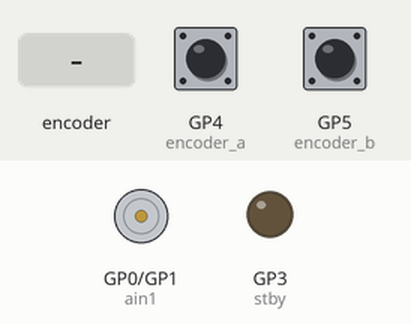
Simulated run of this program. Board: Raspberry Pi Pico running MicroPython. Shown: motor-driver pin pairs drawn as motors (green arrow = first pin HIGH = forward, orange = second pin HIGH = backward, longer = more drive, scaled by the enable pin, stopped while the standby pin is LOW), output pins drawn as LEDs (lit = HIGH). The inputs (shaded band) are chosen by the test bench; at power-on: GP4 (encoder_a) HIGH, GP5 (encoder_b) HIGH. WiFi joins after 1.5 s; one TCP client connects 1 s after the port opens and stays connected; what the program prints to the serial console is not drawn.

Above: at 2.9 s.
3.0 s: rotary encoder on GP4 (encoder_a) / GP5 (encoder_b) turned 1 step (first pin leading)
At 4.3 s:
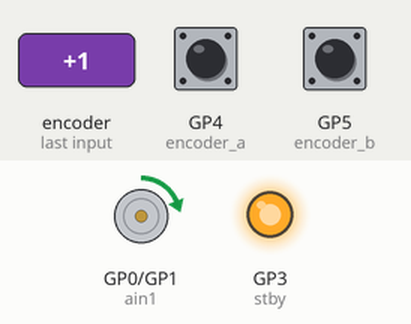
4.7 s: rotary encoder on GP4 (encoder_a) / GP5 (encoder_b) turned 2 steps (second pin leading)
At 5.7 s:
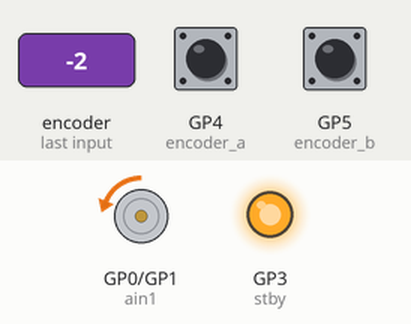
Timing chart, 0 to 7.7 s (numbered marks = the images above; inputs shaded):
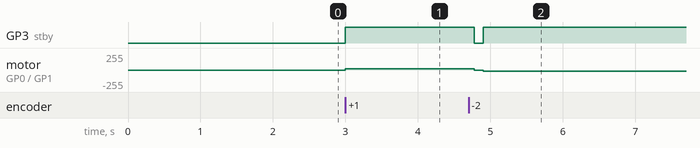

Measured:
- after the input at 3.0 s, GP3 (stby): LOW → HIGH at once; motor on GP0 (ain1) / GP1 (ain2): stopped → forward 19/255 at once
- after the input at 4.7 s, GP3 (stby): HIGH → LOW after 0.08 s, → HIGH 0.12 s later; motor on GP0 (ain1) / GP1 (ain2): forward 19/255 → stopped after 0.08 s, → backward 19/255 0.12 s later

The program:

picoW.py
```python
from machine import Pin, PWM
import time
import network
import socket
import gc  # ソケット解放に必要

# --- Wi-Fi接続設定 ---
ssid = 'yourssid'
password = 'yourpass'
wlan = network.WLAN(network.STA_IF)
wlan.active(True)
wlan.connect(ssid, password)
while not wlan.isconnected():
    pass
print('Connected on', wlan.ifconfig()[0])

# --- モーター制御ピン設定 ---
ain1 = Pin(0, Pin.OUT)
ain2 = Pin(1, Pin.OUT)
pwma = PWM(Pin(2))
stby = Pin(3, Pin.OUT)
pwma.freq(1000)

# --- エンコーダ設定 ---
pulse_count = 0
last_a = 0
last_b = 0
PULSES_PER_REV = 48 * 8.5  # ギア比補正済み

def encoder_callback(pin):
    global pulse_count, last_a, last_b
    a = encoder_a.value()
    b = encoder_b.value()
    if pin == encoder_a:
        if a != last_a:
            pulse_count += 1 if a == b else -1
            last_a = a
    elif pin == encoder_b:
        if b != last_b:
            pulse_count += 1 if a != b else -1
            last_b = b

encoder_a = Pin(4, Pin.IN, Pin.PULL_UP)
encoder_b = Pin(5, Pin.IN, Pin.PULL_UP)
last_a = encoder_a.value()
last_b = encoder_b.value()
encoder_a.irq(trigger=Pin.IRQ_RISING | Pin.IRQ_FALLING, handler=encoder_callback)
encoder_b.irq(trigger=Pin.IRQ_RISING | Pin.IRQ_FALLING, handler=encoder_callback)

# --- モーター制御関数 ---
def motor_forward(speed):
    stby.value(1)
    ain1.value(1)
    ain2.value(0)
    pwma.duty_u16(speed)

def motor_backward(speed):
    stby.value(1)
    ain1.value(0)
    ain2.value(1)
    pwma.duty_u16(speed)

def motor_stop():
    ain1.value(0)
    ain2.value(0)
    pwma.duty_u16(0)
    stby.value(0)

# --- PID & 制御パラメータ ---
Kp = 300.0
Ki = 1.0
Kd = 0.0
dt = 0.001
tau = 0.05
alpha = dt / (tau + dt)

desired_target_angle = 0
current_target_angle = 0
integral = 0
last_error = 0

# --- TCPサーバー初期化（EADDRINUSE対策込み）---
gc.collect()
time.sleep(0.2)

try:
    client.close()
except:
    pass
try:
    s.close()
except:
    pass

s = socket.socket()
s.setsockopt(socket.SOL_SOCKET, socket.SO_REUSEADDR, 1)
s.bind(('0.0.0.0', 5000))
s.listen(1)
print("Waiting for TCP connection...")
client, addr = s.accept()
print("Connected from:", addr)
client.setblocking(False)

# --- メイン制御ループ ---
t_start = time.ticks_ms()
last_display_time = t_start

try:
    while True:
        # --- 角度目標の受信処理 ---
        try:
            data = client.recv(1024)
            if data:
                try:
                    new_angle = int(data.decode().strip())
                    desired_target_angle = new_angle
                    integral = 0
                except Exception as e:
                    pass
        except:
            pass

        # --- ローパスフィルタ ---
        current_target_angle = alpha * desired_target_angle + (1 - alpha) * current_target_angle

        # --- 現在角度計算 ---
        angle_deg = (pulse_count / PULSES_PER_REV) * 360.0

        # --- PID制御 ---
        error = current_target_angle - angle_deg
        integral += error * dt
        derivative = (error - last_error) / dt
        output = (Kp * error) + (Ki * integral) + (Kd * derivative)
        last_error = error

        # --- モーター駆動 ---
        if abs(error) < 0.1:
            motor_stop()
        else:
            duty = int(min(60000, max(5000, abs(output))))
            if output > 0:
                motor_forward(duty)
            else:
                motor_backward(duty)

        # --- 1行上書き表示（100msおき） ---
        t_now_ms = time.ticks_ms()
        if time.ticks_diff(t_now_ms, last_display_time) >= 100:
            # 誤差率の計算（分母が小さすぎるときは0にする）
            if abs(desired_target_angle) > 1e-3:
                error_rate = (error / desired_target_angle) * 100.0
            else:
                error_rate = 0.0

            print("Target:{:7.2f} Filtered:{:7.2f} Current:{:7.2f} Error%:{:6.2f}".format(
                desired_target_angle, current_target_angle, angle_deg, error_rate), end="\r")
            last_display_time = t_now_ms

        # --- 1ms周期 ---
        time.sleep_us(1000)

except KeyboardInterrupt:
    print("\nStopped by user.")
    motor_stop()
    try:
        client.close()
        s.close()
    except:
        pass
```
